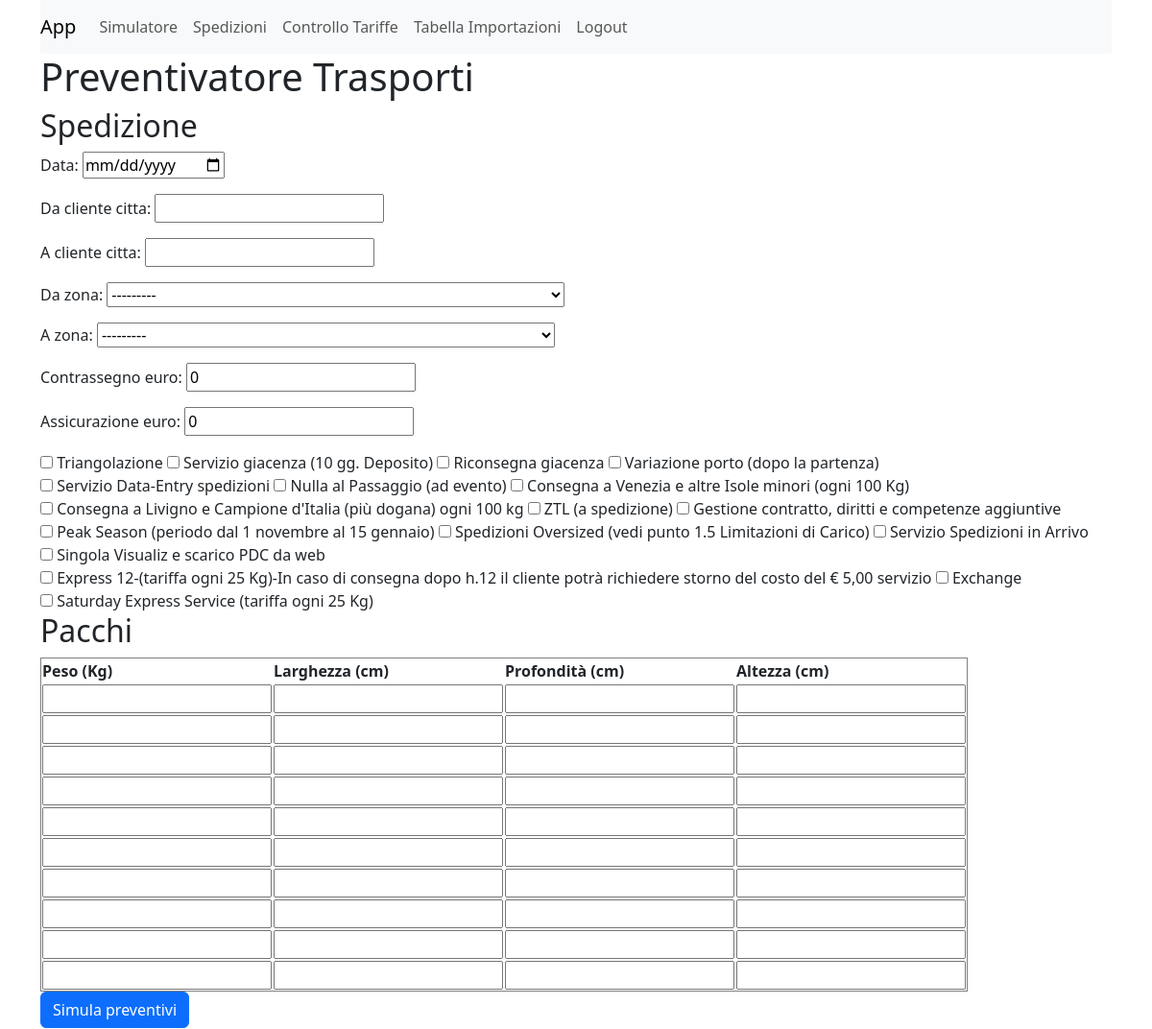
The page /crea_spedizione (signed in, upper part) on the database as committed earlier.
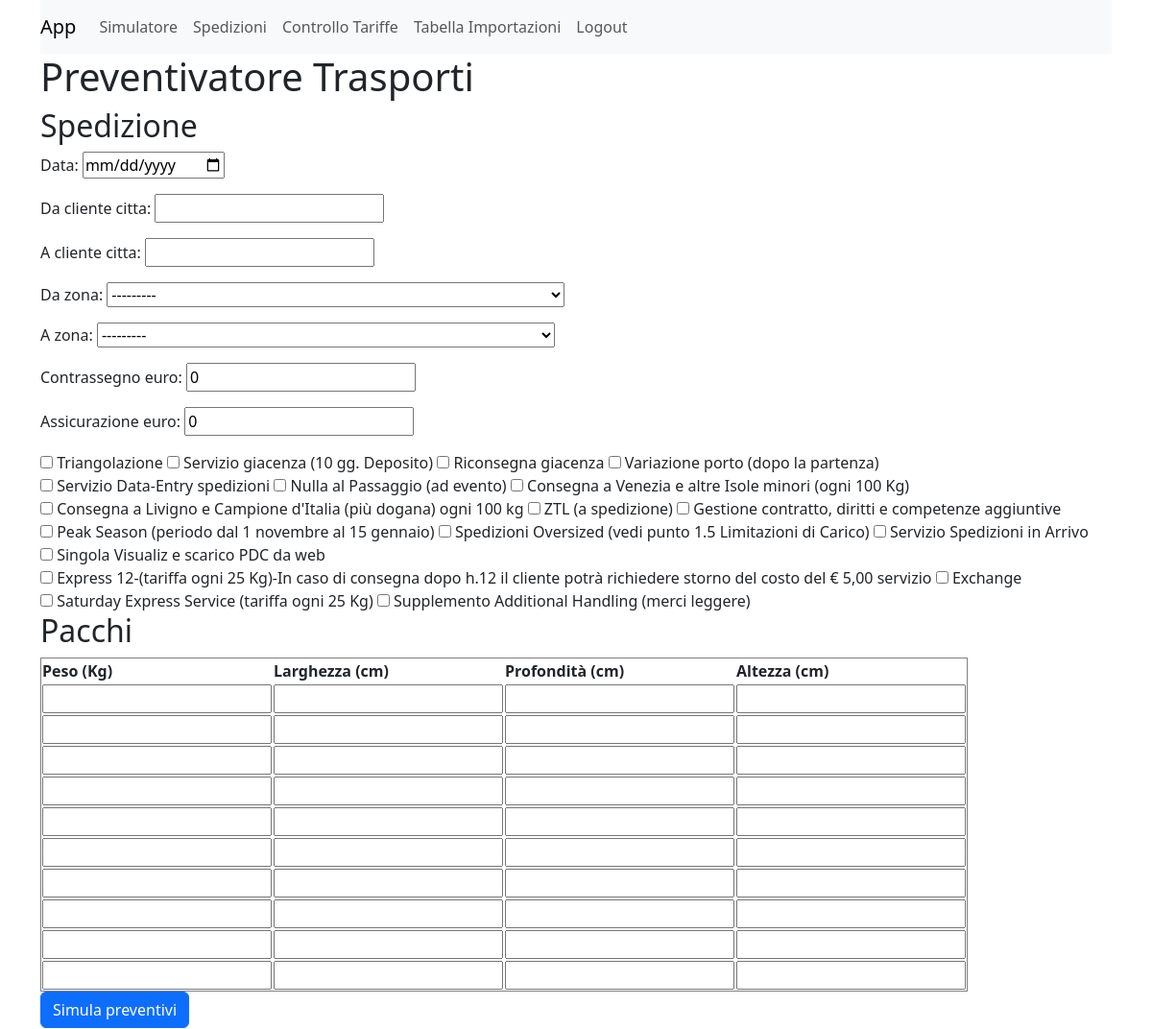
The same page on the database as committed later.
### trasporti/models.py (models this page shows, shortened)
class Supplemento(models.Model):
    tipo_servizio = models.ForeignKey(
        TipoServizio,
        on_delete=models.SET_NULL,
        null=True,
        blank=True,
        related_name='supplementi_corrieri'
    )
    FIXED = "fisso"
    PERCENTAGE = "percentuale"
    ACOLLO = "a collo"
    ASPEDIZIONE = "a spedizione"
    TYPES = [
        (FIXED, "fisso"),
        (PERCENTAGE, "percentuale"),
    ]
    APPLICAZIONE = [
        (ACOLLO, "a collo"),
        (ASPEDIZIONE, "a spedizione"),
    ]
    zone_tariffazione = models.ManyToManyField(
        Zona_spedizioniere,
        related_name='supplementi',
        blank=True,
        help_text="Seleziona le zone in cui questo supplemento è applicabile. Se vuoto, non verrà applicato."
    )
    diritto_minimo_euro = models.DecimalField(max_digits=10, decimal_places=2, default=0.00, help_text="Minimo applicabile (es. 5.00 euro)")
    nome = models.CharField(max_length=200)
    calc_type = models.CharField(max_length=28,choices=TYPES)
    applic_type = models.CharField(max_length=28,choices=APPLICAZIONE)
    valore = models.DecimalField(max_digits=10,decimal_places=3)
    applica_fuel = models.BooleanField(default=True)
    valid_from = models.DateField(default=timezone.now)
    valid_to = models.DateField(null=True, blank=True)
    class Meta:
        verbose_name_plural = "Supplementi"

### trasporti/views.py (the view)
# urls.py: path('crea_spedizione', crea_spedizione, name='crea_spedizione'),
@login_required
def crea_spedizione(request):
    title = "Simulatore"
    preventivi = None
    supplementi_disponibili = Supplemento.objects.all()
    ids_supplementi = []
    def aggiungi_assic_contr_peaks(ids_list, valore_merce, valore_contr, spedizione):
        return ids_list
    if request.method == "POST":
        action = request.POST.get("action")
        form = SpedizioneForm(request.POST)
        formset = PaccoFormSet(request.POST)
        ids_supplementi = request.POST.getlist("supplementi_selezionati")
        if form.is_valid() and formset.is_valid():
            pacchi_data = formset.cleaned_data
            pacchi = [p for p in pacchi_data if p and not p.get("DELETE", False)]
            ids_int = [int(i) for i in ids_supplementi if i.isdigit()]
            valore_merce = form.cleaned_data.get('assicurazione_euro', Decimal('0'))
            valore_contr = form.cleaned_data.get('contrassegno_euro', Decimal('0'))
            servizi_scelti = form.cleaned_data.get("servizi_richiesti", [])
            if action == "simulate":
                spedizione_temp = form.save(commit=False)
                spedizione_temp.valore_merce = valore_merce
                spedizione_temp.valore_contrassegno = valore_contr
                ids_simulati = aggiungi_assic_contr_peaks(
                    ids_int.copy(),
                    valore_merce,
                    valore_contr,
                    spedizione_temp
                )
                spedizione_temp._servizi_simulati = list(servizi_scelti)
                print(f'servizi_scelti:{servizi_scelti}') #qui manca il fuel
                spedizione_temp._supplementi_simulati = ids_simulati
                supp_richiesti = Supplemento.objects.filter(id__in=ids_simulati)
                print('supp_richiesti')
                for s in supp_richiesti:
                    print(f"{s.id} - {s.nome}")
                preventivi = simula_preventivi(spedizione_temp, pacchi)
            elif action == "confirm":
                spedizione = form.save(commit=False)
                peso_reale_totale = sum(Decimal(str(p["peso_kg"])) for p in pacchi)
                spedizione.peso_reale_totale_kg = peso_reale_totale
                nome_trasportatore = request.POST.get("trasportatore")
                try:
                    trasportatore_obj = Spedizioniere.objects.get(nome=nome_trasportatore)
                    spedizione.trasportatore_scelto = trasportatore_obj
                    zona_corriere_obj = Zona_spedizioniere.objects.filter(
                        spedizioniere=trasportatore_obj,
                        zona__in=[spedizione.da_zona, spedizione.a_zona]
                    ).order_by('-priorita').first()
                    spedizione.zona_tariffazione_spedizioniere = zona_corriere_obj
                except Spedizioniere.DoesNotExist:
                    spedizione.trasportatore_scelto = None
                totale_con_iva_euro = request.POST.get("totale_con_iva_euro", "0")
                spedizione.valore_preventivo = Decimal(str(totale_con_iva_euro).replace(",", "."))
                spedizione.save()
                ids_finali = aggiungi_supplementi_automatici_per_zona(
                    ids_int,
                    spedizione,
                    zona_corriere_obj
                )
                print("=== DEBUG SALVATAGGIO SUPPLEMENTI ===")
                print("zona_corriere_obj:", zona_corriere_obj)
                print("ids_int manuali:", ids_int)
                print("assicurazione_euro:", spedizione.assicurazione_euro)
                print("contrassegno_euro:", spedizione.contrassegno_euro)
                print("ids_finali:", ids_finali)
                for s in Supplemento.objects.filter(id__in=ids_finali):
                    print(
                        f"id={s.id} | "
                        f"nome={s.nome} | "
                        f"codice={s.tipo_servizio.codice if s.tipo_servizio else None}"
                    )
                spedizione.supplementi.set(ids_finali)
                print("SUPPLEMENTI SALVATI:")
                for s in spedizione.supplementi.all():
                    print(
                        f"id={s.id} | "
                        f"nome={s.nome} | "
                        f"codice={s.tipo_servizio.codice if s.tipo_servizio else None}"
                    )
                formset.instance = spedizione
                formset.save()
                return redirect("spedizioni")
    else:
        form = SpedizioneForm(instance=Spedizione(data=timezone.now().date()))
        formset = PaccoFormSet()
    return render(request, "trasporti/crea_spedizione.html", {
        "title":title,
        "form": form,
        "formset": formset,
        "preventivi": preventivi,
        "supplementi_disponibili": supplementi_disponibili,
        "ids_selezionati": [i for i in ids_supplementi if i.isdigit()]
    })

### trasporti/forms.py
class SpedizioneForm(forms.ModelForm):
    class Meta:
        model = Spedizione
        fields = [
            "data",
            "da_cliente_citta",
            "a_cliente_citta",
            "da_zona",
            "a_zona",
            "contrassegno_euro",
            "assicurazione_euro",
        ]
        widgets = {
            "data": forms.DateInput(attrs={"type": "date"})
        }

### trasporti/models.py (called while the page is built)
    def __str__(self):
        return self.nome

### trasporti/templates/trasporti/crea_spedizione.html (shortened to what this page needs)
{% extends 'base.html' %}
{% block content %}
<h1>Preventivatore Trasporti</h1>
<form method="post">
    <h2>Spedizione</h2>
    {{ form.as_p }}
    {% for supp in supplementi_disponibili %}
        {% if supp.tipo_servizio.codice not in "ASSIC,CONTR,FUELS,PEAKS" %}
        <label>
            <input type="checkbox" name="supplementi_selezionati" value="{{ supp.id }}"
                   {% if supp.id|stringformat:"s" in ids_selezionati %}checked{% endif %}>
            {{ supp.nome }}
        </label>
        {% endif %}
    {% endfor %}
    <h2>Pacchi</h2>
    <table border="1">
        <thead>
            <tr>
                <th>Peso (Kg)</th>
                <th>Larghezza (cm)</th>
                <th>Profondità (cm)</th>
                <th>Altezza (cm) </th>
            </tr>
        </thead>
        <tbody>
        {% for f in formset %}
            <tr>
                <td>{{ f.peso_kg }}</td>
                <td>{{ f.larghezza_cm }}</td>
                <td>{{ f.profondita_cm }}</td>
                <td>{{ f.altezza_cm }}</td>
            </tr>
        {% endfor %}
        </tbody>
    </table>
    <button type="submit" name="action" value="simulate" class="btn btn-primary">
        Simula preventivi
    </button>
    <br>
    <br>
    pacchi dal volume piu piccolo al piu grande: <br>
    piccolo:	42 x 28 x 18 <br>
    d10:        60 x 40 x 10 <br>
	50 x 40 x 13 <br>
	60 x 45 x 10 <br>
d15:	60 x 40 x 15 <br>
e15:	60 x 45 x 15 <br>
	65 x 56 x 12 <br>
d20:	60 x 40 x 20 <br>
e20:	65 x 45 x 20 <br>
h20:	65 x 45 x 20 <br>
d30:	60 x 40 x30 <br>
d35:	60 x 40 x35 <br>
	65 x 45 x 30 <br>
h30:	65 x 45 x 30 <br>
L29 / scatola td:	70 x 50 x 30 <br>
h40:	65 x 45 x 40 <br>
N80:	80 x 50 x 30 <br>
scatola T9:	62 x 52 x 50 <br>
X L49:	70 x 50 x 50 <br>
X L59:	70 x 50 x 60 <br>
X K54:	85 x 50 x 55 <br>
X grucce:	80 x 60 x 50 <br>
X bauletto S14 piccolo:	60 x 50 x 100 <br>
X	85 x 60 x 60 <br>
X bauletto sa10:	70 x 50 x 115 <br>
X bauletto S11:	70 x 50 x 120 <br>
    <br>
    <br>
    NOTA 1. <br>
    il supplemento codice "PEAKS" di peak season va creato prima della creazione delle spedizioni  <br>
    (se no il suo id non sarà incluso nella lista dei supplementi della spedizione)  <br>
    questi sono i 4 codici dei 4 supplementi "automatici" in fase di creazione:  <br>
    FUELS  <br>
    PEAKS  <br>
    ASSIC  <br>
    CONTR  <br>
    {% endblock %}

Rows that differ between the two databases and show on the page:
added Supplemento: nome "Supplemento Additional Handling (merci leggere)"
